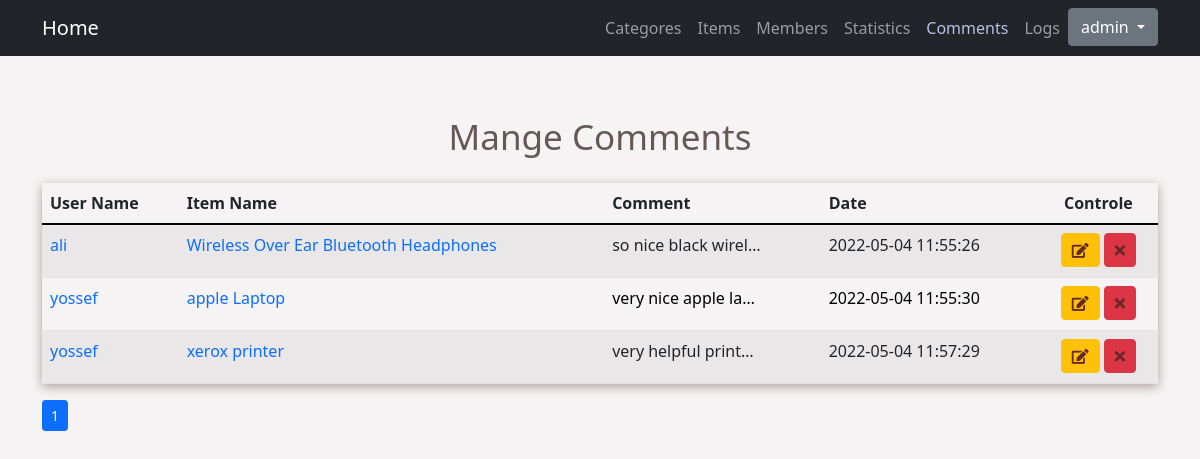
The page /admin/comments.php (signed in) on the database its author committed.
### tables this page shows
CREATE TABLE `comments` (
  `c_id` int(11) NOT NULL,
  `comment` text NOT NULL,
  `c_status` tinyint(4) NOT NULL DEFAULT 0,
  `c_date` timestamp NOT NULL DEFAULT current_timestamp() ON UPDATE current_timestamp(),
  `item_id` int(11) NOT NULL,
  `user_id` int(11) NOT NULL
);

CREATE TABLE `users` (
  `userId` int(11) NOT NULL COMMENT 'to identify users',
  `userName` varchar(255) NOT NULL COMMENT 'user name to login',
  `password` varchar(255) NOT NULL COMMENT 'password to login',
  `email` varchar(255) NOT NULL,
  `fullname` varchar(255) NOT NULL,
  `date` date NOT NULL DEFAULT current_timestamp() COMMENT 'date when user join',
  `groupId` int(11) NOT NULL DEFAULT 0 COMMENT 'to identifiy members from admins',
  `trustStatus` int(11) NOT NULL DEFAULT 0 COMMENT 'seler rank',
  `regStatus` int(11) NOT NULL DEFAULT 0 COMMENT 'user apporovel',
  `image` varchar(255) NOT NULL
);

CREATE TABLE `items` (
  `item_id` int(11) NOT NULL,
  `item_name` varchar(255) NOT NULL,
  `item_desc` text NOT NULL,
  `price` varchar(255) NOT NULL,
  `add_date` date NOT NULL,
  `country` varchar(255) NOT NULL,
  `image` varchar(255) NOT NULL,
  `status` varchar(255) NOT NULL,
  `rating` smallint(6) NOT NULL,
  `apporove` tinyint(4) NOT NULL DEFAULT 0,
  `cat_id` int(11) NOT NULL,
  `member_id` int(11) NOT NULL,
  `item_tags` varchar(255) NOT NULL
);

### admin/comments.php (the view, shortened to what this page needs)
<?php
if(isset($_SESSION["adminId"])){
    include "init.php" ;
    $do = isset($_GET["do"]) ? $_GET["do"] : "Mange" ;
    if($do == 'Mange'){
        $comment_count = 5 ;
        $page = '';
        if(isset($_GET["page"])){
            $page = $_GET["page"] ;
        } else{
            $page = 1;
        }
        $start_from = ( $page - 1 ) * $comment_count ;
        echo "<h2 class='text-center h1'style='margin: 60px 0px 25px;color: #675858;'>Mange Comments</h2>" ;
        $stmt = $con->prepare("SELECT
                                    comments.*, item_name As item_name, userName As userName
                               FROM
                                    comments
                               INNER JOIN
                                    users
                               ON
                                    comments.user_id = users.userId
                               INNER JOIN
                                    items
                               ON
                                    comments.item_id = items.item_id LIMIT $start_from, $comment_count");
        $stmt->execute() ;
        $count = $stmt->rowCount() ;
        if($count){
                ?>
            <div class="container">
                <table class="table table-striped col-sm-12">
                    <thead>
                        <tr>
                            <th scope="col">User Name</th>
                            <th scope="col">Item Name</th>
                            <th scope="col">Comment</th>
                            <th scope="col">Date</th>
                            <th scope="col"class="text-center">Controle</th>
                        </tr>
                    </thead>
                <tbody>
            <?php
                $rows = $stmt->fetchall() ;
                foreach($rows as $row){
            ?>
                        <tr>
                            <?php
                                $q = '' ;
                                if(strtolower($_SESSION["admin"]) == strtolower($row["userName"])){
                                    $q = '' ;
                                }else{
                                    $q = '?publisher='.$row["userName"] ;
                                }
                            ?>
                            <td>
                                <a href="../profile.php<?php echo $q ; ?>">
                                    <?php echo $row["userName"] ;?>
                                </a>
                            </td>
                            <td><a href="../items.php?item_id=<?php echo $row["item_id"] ; ?>"><?php echo $row["item_name"] ; ?></a></td>
                            <td>
                                <div class="ellipsis text-truncate"><?php echo $row["comment"]; ?></div>
                            </td>
                            <td><?php echo $row["c_date"] ;?></td>
                            <td><a class="btn btn-warning btn-md"href="?do=Edit&comId=<?php echo $row["c_id"] ;  ?>"><i class="fa fa-edit fw"></i></a>
                            <a class="btn btn-danger btn-md confirm" href="?do=Delete&comId=<?php echo $row["c_id"] ;  ?>"><i class="fa fa-times fw confirm"></i></a>
                            </td>
                        </tr>
            <?php }?>
                    </tbody>
                </table>
            </div>
            <div class='container'>
                <div class='row'>
                    <div class="col-sm-12" >
                        <div class="float-left">
                            <nav aria-label="...">
                                <ul class="pagination pagination-sm">
                                    <?php
                                        $stmt = $con->prepare("SELECT
                                                        comments.*, item_name As item_name, userName As userName
                                                FROM
                                                        comments
                                                INNER JOIN
                                                        users
                                                ON
                                                        comments.user_id = users.userId
                                                INNER JOIN
                                                        items
                                                ON
                                                        comments.item_id = items.item_id");
                                        $stmt->execute() ;
                                        $count = $stmt->rowCount() ;
                                        $com_count = ceil($count/$comment_count);
                                        if($com_count>=1){
                                            echo '<li class="page-item '; if($_GET["page"] ==1 || !isset($_GET["page"]) ){ echo 'active' ; } echo '" aria-current="page"><a class="page-link" href="?page=1">1</a></li>';
                                        }
                                    ?>
                                </ul>
                            </nav>
                        </div>
                    </div>
                </div>
            </div>
        <?php   }else{
            echo "<div class='container alert alert-danger text-center' style='margin-top:100px'><h2 class='h1'>There Is No data !!</h2></div>" ;
        }
    }
    include $tmpls . 'footer.php' ;
}else{
    header("location:index.php") ;
    exit() ;
}
?>

### admin/layout/css/style.css (style rules this page uses)
* { margin: 0px ; padding: 0px ; box-sizing: border-box ; }
body { background-color: #eae6e675 ; }
.table-striped { box-shadow: 0px 3px 10px #b1a0a0 ; }
.table-striped tbody i { color: #672828; font-size: 15px; cursor: pointer; }
.table-striped tbody { color: #000; font-size: 16px ; }
.table-striped tbody tr td a { text-decoration: none; }
.table-striped tbody .btn { padding: 4px 10px ; }
.table-striped tbody tr td:last-child { text-align: center; }
.table-striped tbody tr td:last-child a { margin-bottom: 2px ; }
h2.h1 { font-size: 35px; color: #8e8787; margin: 20px 20px ; }
div.ellipsis { width:150px ; }

### rows shown on the page
comments: user.userName "ali", item.item_name "Wireless Over Ear Bluetooth Headphones", comment "so nice black wirel…", c_date "2022-05-04 11:55:26"
comments: user.userName "yossef", item.item_name "apple Laptop", comment "very nice apple la…", c_date "2022-05-04 11:55:30"
comments: user.userName "yossef", item.item_name "xerox printer", comment "very helpful print…", c_date "2022-05-04 11:57:29"

### other values the page prints
lang('HOME') "Home"
lang('SECTIONS') "Categores"
lang('ITEMS') "Items"
lang('MEMBERS') "Members"
lang('STATISTICS') "Statistics"
lang('COMMENTS') "Comments"
lang('LOGS') "Logs"
lang('Admin') "admin"
